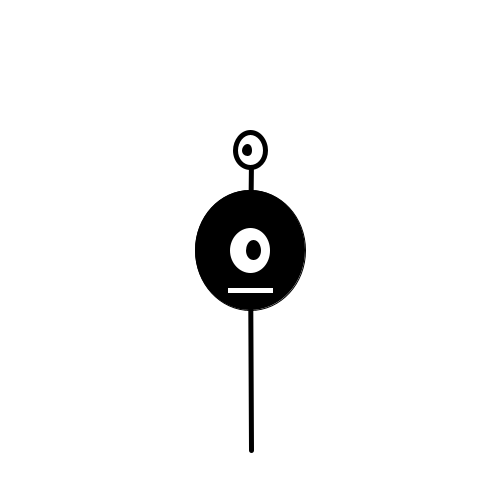
Frame 1 (no input)
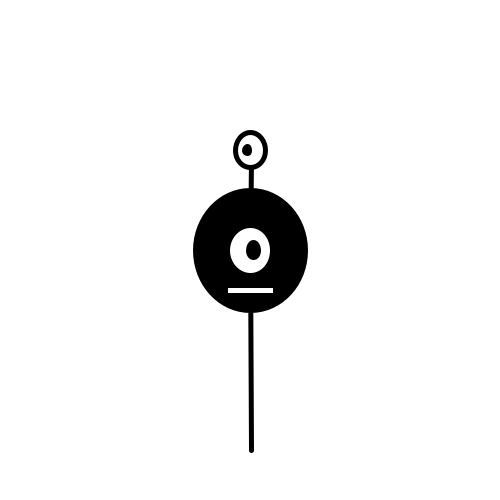
Frame 60 (the mouse pressed at the canvas centre just before this capture)
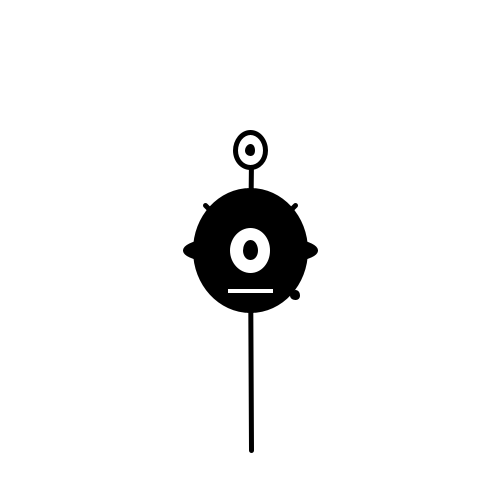
Frame 120 (the mouse held since frame 60 and released just before this capture)

The Processing sketch that drew these frames (run headless with seeded random() and noise(); from frame 60 on, the mouse is pressed at the canvas centre):

// Processing sketch: processing_29100
// ── processing_29100.pde


int xPos=0;
int yPos=0;


void setup() {
  size(500,500);

  background(255);
  smooth();
}
void draw() {
  background(255);

  //UFO
  if(mousePressed) {
    frameRate (60);
    fill(0);
    ellipse(xPos,yPos,5,5);

    if(mouseX<=width/2)
    {
      xPos=xPos+5;
      yPos=yPos+5;
    }
    else
    {
      xPos=xPos-5;
      yPos=yPos+5;
    }

    ellipse(mouseX, mouseY,70,60);
    fill(0);
    ellipse(mouseX, mouseY,130,25);


    fill(255);
    line(mouseX,mouseY,mouseX+45,mouseY-45);
    line(mouseX,mouseY,mouseX-45,mouseY-45);
  }

  fill(0);
  translate(width/2, height/2);
  ellipseMode(CENTER);
  ellipse(0,0,110,120);


  strokeWeight(5);    
  line(0,0,1,200);

  strokeWeight(5);    
  line(0,0,1,-90);


  fill(255);
  ellipse(0,0,45,50);



  //oberes Auge

  fill(255);
  ellipse(0,-100,30,35);


  //noStroke();
  fill(255);
  rect(-25,35,50,10);


  if(mousePressed)
  {
    //cursor(HAND);
    rect(-25,35,50,random(10));
    fill(0);
    ellipse(map(mouseX,0,width,-10,10),map(mouseY,0,height,-20,20),10,15);

    fill(0);
    ellipse(map(mouseX,0,width,-3,3),map(mouseY,0,height,-12,12)-100,5,7);
  }
  else

  {
    //cursor(ARROW);
    fill(0);
    ellipse(3,0,10,15);

    fill(0);
    ellipse(-3,-100,5,7);
  }
}
void mouseClicked()
{
  xPos=mouseX;
  yPos=mouseY;
}
void mouseReleased()
{
  xPos=mouseX;
  yPos=mouseY;
}
